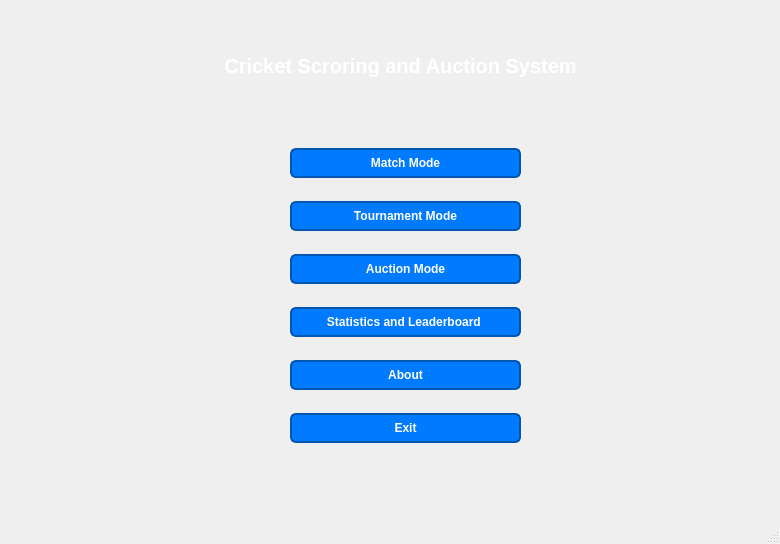
<?xml version="1.0" encoding="UTF-8"?>
<ui version="4.0">
 <class>MainWindow</class>
 <widget class="QMainWindow" name="MainWindow">
  <property name="geometry">
   <rect>
    <x>0</x>
    <y>0</y>
    <width>780</width>
    <height>544</height>
   </rect>
  </property>
  <property name="minimumSize">
   <size>
    <width>0</width>
    <height>0</height>
   </size>
  </property>
  <property name="maximumSize">
   <size>
    <width>16777215</width>
    <height>16777215</height>
   </size>
  </property>
  <property name="windowTitle">
   <string>MainWindow</string>
  </property>
  <property name="styleSheet">
   <string notr="true"/>
  </property>
  <widget class="QWidget" name="mainBackground">
   <property name="styleSheet">
    <string notr="true">#mainBackground {
    background-image: url(:/images/mainbackground.png);
    background-repeat: no-repeat;
    background-position: center;
    background-attachment: fixed;
}</string>
   </property>
   <widget class="QWidget" name="layoutWidget">
    <property name="geometry">
     <rect>
      <x>290</x>
      <y>131</y>
      <width>231</width>
      <height>331</height>
     </rect>
    </property>
    <layout class="QVBoxLayout" name="verticalLayout">
     <item>
      <widget class="QPushButton" name="btnMatchMode">
       <property name="font">
        <font>
         <bold>true</bold>
        </font>
       </property>
       <property name="styleSheet">
        <string notr="true">QPushButton {
    background: transparent;
    background-color: #007BFF; /* Nice blue */
    color: white;
    border: 2px solid #0056b3;
    border-radius: 6px;
    padding: 6px 12px;
    font-weight: bold;
	text-align:center;
}

QPushButton:hover {
    background-color: #0056b3; /* Darker blue on hover */
}

</string>
       </property>
       <property name="text">
        <string>Match Mode</string>
       </property>
       <property name="icon">
        <iconset>
         <normaloff>../../../../../images/background.pgn</normaloff>../../../../../images/background.pgn</iconset>
       </property>
       <property name="iconSize">
        <size>
         <width>32</width>
         <height>32</height>
        </size>
       </property>
      </widget>
     </item>
     <item>
      <widget class="QPushButton" name="btnTournamentMode">
       <property name="font">
        <font>
         <bold>true</bold>
        </font>
       </property>
       <property name="autoFillBackground">
        <bool>false</bool>
       </property>
       <property name="styleSheet">
        <string notr="true">QPushButton {
    background: transparent;
    background-color: #007BFF; /* Nice blue */
    color: white;
    border: 2px solid #0056b3;
    border-radius: 6px;
    padding: 6px 12px;
    font-weight: bold;
}

QPushButton:hover {
    background-color: #0056b3; /* Darker blue on hover */
}



</string>
       </property>
       <property name="text">
        <string>Tournament Mode</string>
       </property>
       <property name="iconSize">
        <size>
         <width>32</width>
         <height>32</height>
        </size>
       </property>
      </widget>
     </item>
     <item>
      <widget class="QPushButton" name="btnAuctionMode">
       <property name="font">
        <font>
         <bold>true</bold>
        </font>
       </property>
       <property name="styleSheet">
        <string notr="true">QPushButton {
    background: transparent;
    background-color: #007BFF; /* Nice blue */
    color: white;
    border: 2px solid #0056b3;
    border-radius: 6px;
    padding: 6px 12px;
    font-weight: bold;
}

QPushButton:hover {
    background-color: #0056b3; /* Darker blue on hover */
}



</string>
       </property>
       <property name="text">
        <string>Auction Mode</string>
       </property>
       <property name="iconSize">
        <size>
         <width>32</width>
         <height>32</height>
        </size>
       </property>
      </widget>
     </item>
     <item>
      <widget class="QPushButton" name="btnStatsLeaderboard">
       <property name="font">
        <font>
         <bold>true</bold>
        </font>
       </property>
       <property name="styleSheet">
        <string notr="true">QPushButton {
    background: transparent;
    background-color: #007BFF; /* Nice blue */
    color: white;
    border: 2px solid #0056b3;
    border-radius: 6px;
    padding: 6px 12px;
    font-weight: bold;
}

QPushButton:hover {
    background-color: #0056b3; /* Darker blue on hover */
}


</string>
       </property>
       <property name="text">
        <string>Statistics and Leaderboard </string>
       </property>
       <property name="iconSize">
        <size>
         <width>32</width>
         <height>32</height>
        </size>
       </property>
      </widget>
     </item>
     <item>
      <widget class="QPushButton" name="btnSettings">
       <property name="font">
        <font>
         <bold>true</bold>
        </font>
       </property>
       <property name="styleSheet">
        <string notr="true">QPushButton {
    background: transparent;
    background-color: #007BFF; /* Nice blue */
    color: white;
    border: 2px solid #0056b3;
    border-radius: 6px;
    padding: 6px 12px;
    font-weight: bold;
}

QPushButton:hover {
    background-color: #0056b3; /* Darker blue on hover */
}


</string>
       </property>
       <property name="text">
        <string>About</string>
       </property>
       <property name="iconSize">
        <size>
         <width>32</width>
         <height>32</height>
        </size>
       </property>
      </widget>
     </item>
     <item>
      <widget class="QPushButton" name="btnExit">
       <property name="font">
        <font>
         <bold>true</bold>
        </font>
       </property>
       <property name="styleSheet">
        <string notr="true">QPushButton {
    background: transparent;
    background-color: #007BFF; /* Nice blue */
    color: white;
    border: 2px solid #0056b3;
    border-radius: 6px;
    padding: 6px 12px;
    font-weight: bold;
}

QPushButton:hover {
    background-color: #0056b3; /* Darker blue on hover */
}


</string>
       </property>
       <property name="text">
        <string>Exit</string>
       </property>
       <property name="iconSize">
        <size>
         <width>32</width>
         <height>32</height>
        </size>
       </property>
      </widget>
     </item>
    </layout>
   </widget>
   <widget class="QLabel" name="label">
    <property name="geometry">
     <rect>
      <x>210</x>
      <y>50</y>
      <width>381</width>
      <height>31</height>
     </rect>
    </property>
    <property name="font">
     <font>
      <pointsize>-1</pointsize>
      <bold>true</bold>
     </font>
    </property>
    <property name="styleSheet">
     <string notr="true">QLabel{
font-size: 20px;
color:white;

}</string>
    </property>
    <property name="text">
     <string>Cricket Scroring and Auction System</string>
    </property>
    <property name="alignment">
     <set>Qt::AlignmentFlag::AlignCenter</set>
    </property>
   </widget>
  </widget>
  <widget class="QMenuBar" name="menubar">
   <property name="geometry">
    <rect>
     <x>0</x>
     <y>0</y>
     <width>780</width>
     <height>18</height>
    </rect>
   </property>
  </widget>
  <widget class="QStatusBar" name="statusbar"/>
 </widget>
 <resources/>
 <connections/>
</ui>
